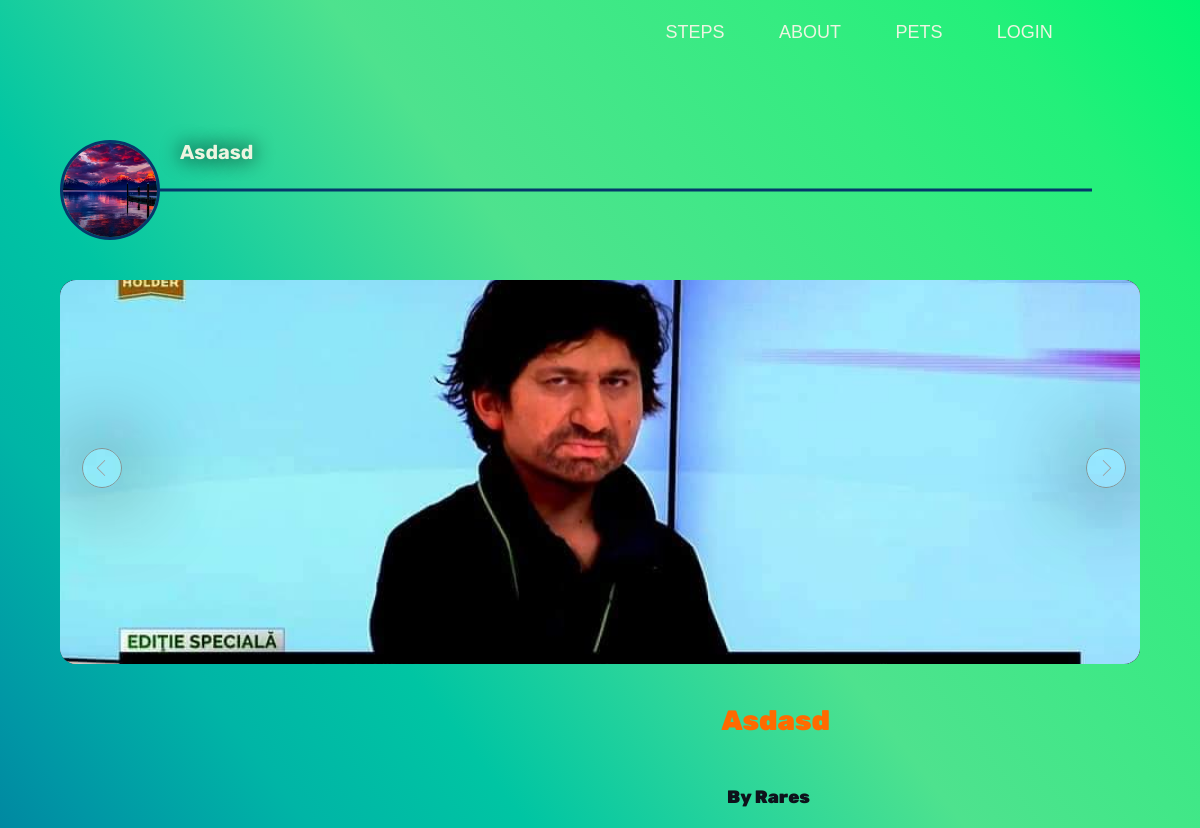
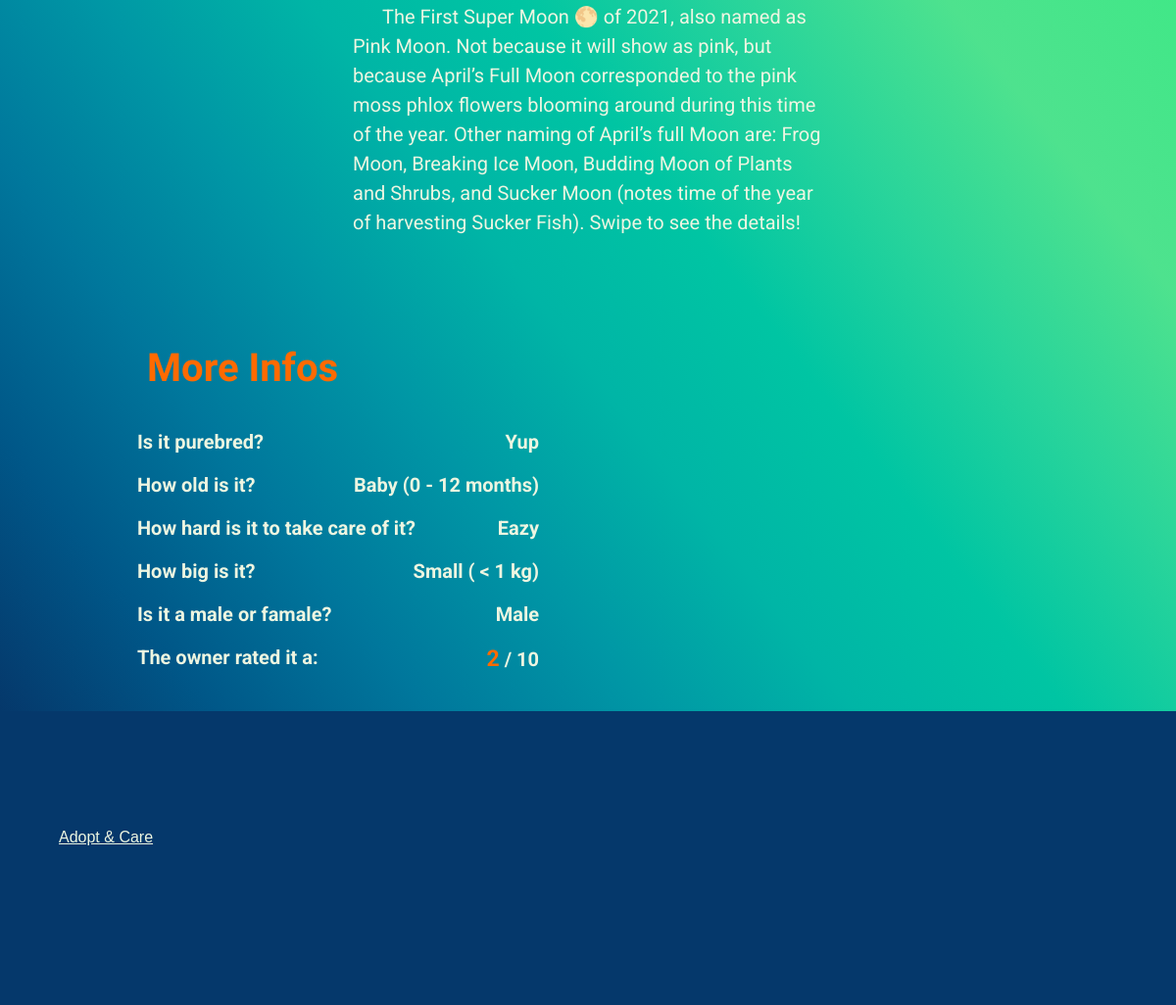
The app's page /pets/15 with its own data (2 pictures, top to bottom).
### animals/models.py (models this page shows, shortened)
class Pet(models.Model):
    class AnimalCh(models.TextChoices):
        DOG = 'dog', _('Dog')
        CAT = 'cat', _('Cat')
        PARROT = 'parrot', _('Parrot')
        FISH = 'fish', _('Fish')
        HAMSTER = 'hamster', _('Hamster')
        LIZARD = 'lizard', _('Lizart')
        SNAKE = 'snake', _('Snake')
    class AgeCh(models.TextChoices):
        BABY = 'Baby (0 - 12 months)', _('Baby (0 - 12 months)')
        YOUNG = 'Young (12 - 30 months)', _('Young (12 - 30 months)')
        MEDIUM = 'Medium (30-60 months)', _('Medium (30-60 months)')
        OLD = 'Old (60-90 months)', _('Old (60-90 months)')
    class CareCh(models.TextChoices):
        EAZY = 'Eazy', _('Eazy')
        MEDIUM = 'Medium', _('Medium')
        HARD = 'Hard', _('Hard')
    class SizeCh(models.TextChoices):
        SMALL = 'Small ( < 1 kg)', _('Small ( < 1 kg)')
        MEDIUM = 'Medium ( < 3 kg)', _('Medium ( < 3 kg)')
        BIG = 'Big ( > 3 kg)', _('Big ( > 3 kg)')
    class GenderCh(models.TextChoices):
        MALE = "Male", _('Male')
        FEMALE = "Female", _('Female')
    user = models.ForeignKey(User, on_delete=models.CASCADE)
    name = models.CharField(max_length=200, blank=False, null=False)
    description = models.TextField(blank=False, null=False)
    imag1 = models.ImageField(blank=True, null=True)
    imag2 = models.ImageField(blank=True, null=True)
    imag3 = models.ImageField(blank=True, null=True)
    imag4 = models.ImageField(blank=True, null=True)
    imag5 = models.ImageField(blank=True, null=True)
    animal = models.CharField( choices=AnimalCh.choices, default=AnimalCh.DOG, max_length=200, blank=False, null=False)
    age = models.CharField(choices=AgeCh.choices, default=AgeCh.BABY, max_length=50, blank=False, null=False)
    de_rasa = models.BooleanField(default=False, blank=False, null=False)
    take_care = models.CharField(choices=CareCh.choices, default=CareCh.EAZY, max_length=100, blank=False, null=False)
    size = models.CharField(choices= SizeCh.choices, default=SizeCh.SMALL, max_length=100, blank=False, null=False)
    gender = models.CharField(choices=GenderCh.choices, default=GenderCh.MALE,  max_length=10)
    date = models.DateTimeField(auto_now_add=True)
    condition = models.IntegerField(default=8)

### animals/views.py (the view)
# urls.py: path('pets/<int:pk>', PetDetail.as_view(), name="pet"),
class PetDetail(DetailView):
    model = Pet
    template_name = "animals/pet.html"
    def get_context_data(self, *args, **kwargs):
        adoptedPets = AdoptedPets.objects.all()
        context = super(PetDetail, self).get_context_data(
            *args, **kwargs)
        pet = get_object_or_404(Pet, id=self.kwargs['pk'])
        context['is_adopted'] = False
        for adopt in adoptedPets:
            if adopt.pet.pk == pet.pk:
                context['is_adopted'] = True
                context['adopt_pet'] = adopt
        return context

### animals/templates/animals/pet.html (shortened to what this page needs)
{% extends 'animals/base.html' %} {% load static %}
{% block content %}
<link rel="stylesheet" href="{% static '/css/pet.css' %}" />
<div class="totul">
  <div class="top">
    {% if pet.imag1 %}
    <img src="{{pet.imag1.url}}" alt="" />
    {% elif pet.imag2 %}
    <img src="{{pet.imag2.url}}" alt="" />
    {% elif pet.imag3 %}
    <img src="{{pet.imag3.url}}" alt="" />
    {% elif pet.imag4 %}
    <img src="{{pet.imag4.url}}" alt="" />
    {% elif pet.imag5 %}
    <img src="{{pet.imag5.url}}" alt="" />
    {% endif %}
    <div class="space">
      <h1>{{pet.name}}</h1>
    </div>
    <div class="linie"></div>
  </div>
  <div class="cent">
    {% if pet.imag1 or pet.imag2 or pet.imag3 or pet.imag4 or pet.imag5 %}
    <div class="parent">
      <div class="slider">
        <button type="button" id="right" class="right" name="button">
        </button>
        <button type="button" id="left" class="left" name="button">
        </button>
         {% if pet.imag3 %}
        <img id="slide3" class="slide3 ss" src="{{pet.imag3.url}}" alt="" />
        {% endif %}
      </div>
    </div>
    {% endif %}
    <div class="descr">
      <h1>{{pet.name}}</h1>
      <h1><a href="{% url 'active_user' pet.user.pk %}" > by {{pet.user}} </a></h1>
      <p>{{pet.description}}</p>
    </div>
  </div>
  <div class="down">
    <h1>More Infos</h1>
    <div class="table">
      <div class="row">
        <h2>Is it purebred?</h2>
        {% if pet.de_rasa %}
        <h2>Yup</h2>
        {% else %}
        <h2>Nup</h2>
        {% endif %}
      </div>
      <div class="row">
        <h2>How old is it?</h2>
        <h2>{{pet.age}}</h2>
      </div>
      <div class="row">
        <h2>How hard is it to take care of it?</h2>
        <h2>{{pet.take_care}}</h2>
      </div>
      <div class="row">
        <h2>How big is it?</h2>
        <h2>{{pet.size}}</h2>
      </div>
      <div class="row">
        <h2>Is it a male or famale?</h2>
        <h2>{{pet.gender}}</h2>
      </div>
      <div class="row">
        <h2>The owner rated it a:</h2>
        <h2> <span>{{pet.condition}}</span>  / 10</h2>
      </div>
    </div>
  </div>
</div>
{% endblock content %}

### animals/templates/animals/base.html (shortened to what this page needs)
{% load static %}
<!DOCTYPE html>
<html lang="en">
<head>
    <link rel="stylesheet" href="https://stackpath.bootstrapcdn.com/font-awesome/4.7.0/css/font-awesome.min.css"
>
    <link rel="stylesheet" href="https://stackpath.bootstrapcdn.com/font-awesome/4.7.0/css/font-awesome.min.css"
>
    <link rel="stylesheet" href="https://cdn.linearicons.com/free/1.0.0/icon-font.min.css">
    <link rel="stylesheet" href="https://pro.fontawesome.com/releases/v5.2.0/css/all.css">
    <link rel="stylesheet" href="https://cdnjs.cloudflare.com/ajax/libs/font-awesome/4.7.0/css/font-awesome.min.css">
    <link rel="stylesheet" href="https://stackpath.bootstrapcdn.com/font-awesome/4.7.0/css/font-awesome.min.css"
>
    <link rel="stylesheet" href="https://cdn.linearicons.com/free/1.0.0/icon-font.min.css">
    <link rel="stylesheet" href="https://pro.fontawesome.com/releases/v5.2.0/css/all.css">
    <link rel="stylesheet" href="{% static '/css/style.css' %}" type="">
</head>
<body>
</body>
{% include './navbar.html' %}
{% block content %}
{% endblock content %}
{% include './footer.html' %}
</html>

### animals/templates/animals/navbar.html (shortened to what this page needs)
<header class="header">
    <ul class="nav-links">
        <li class="nav-link"><a class="link" href="/#steps">Steps</a></li>
        <li class="nav-link"><a class="link" href="/#about">About</a></li>
        <li class="nav-link"><a class="link" href="{% url 'pets' %}">Pets</a></li>
        {% if request.user.is_authenticated %}
        <li class="nav-link">
            <a class="link" href="{% url 'active_user' request.user.pk %}">{{request.user}}</a>
        </li>
        <li class="nav-link" id="drop">
            {% comment %} <div class="link" id="drr">{{request.user}}</div>
            <div class="dropdown-content">
                <a href="#">Edit</a>
                <a href="#">Link 2</a>
                <a href="{% url 'active_user' user.pk %}">{{request.user}}</a>
                <a href="#">Link 3</a>
            </div> {% endcomment %}
            <a class="link" href="{% url 'logout' %}">Logout</a>
        </li>
        {% else %}
        <li class="nav-link" id="drop">
            <div class="link" id="drr">Login</div>
        </li>
        {% endif %}
    </ul>
</header>

### animals/templates/animals/footer.html (shortened to what this page needs)
{% load static %}
<footer>
    <div class="footer__inner">
        <div class="nava">
            <a href="{% url 'home' %}">
                Adopt & Care</a>
        </div>
    </div>
</footer>

### records on screen
Pet: imag1 (picture), name "Asdasd", imag3 (picture), user "Rares", description "The First Super Moon 🌕 of 2021, also named as Pink Moon. Not because it will show as pink, but because April’s Full Moon corresponded to the pink moss phlox flowers blooming around during this time of the year. Other naming of April’s full Moon are: Frog Moon, Breaking Ice Moon, Budding Moon of Plants and Shrubs, and Sucker Moon (notes time of the year of harvesting Sucker Fish). Swipe to see the details!", age "Baby (0 - 12 months)", take_care "Eazy", size "Small ( < 1 kg)", gender "Male", condition "2"
